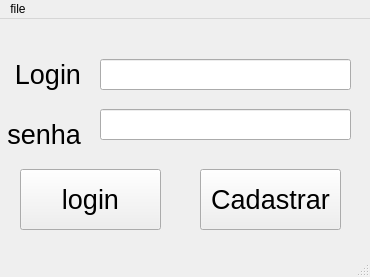
<?xml version="1.0" encoding="UTF-8"?>
<ui version="4.0">
 <class>MainWindow</class>
 <widget class="QMainWindow" name="MainWindow">
  <property name="geometry">
   <rect>
    <x>0</x>
    <y>0</y>
    <width>370</width>
    <height>277</height>
   </rect>
  </property>
  <property name="font">
   <font>
    <weight>50</weight>
    <bold>false</bold>
    <underline>false</underline>
   </font>
  </property>
  <property name="windowTitle">
   <string>MainWindow</string>
  </property>
  <property name="autoFillBackground">
   <bool>false</bool>
  </property>
  <widget class="QWidget" name="centralwidget">
   <widget class="QLabel" name="label_login">
    <property name="geometry">
     <rect>
      <x>0</x>
      <y>30</y>
      <width>81</width>
      <height>51</height>
     </rect>
    </property>
    <property name="font">
     <font>
      <pointsize>20</pointsize>
     </font>
    </property>
    <property name="text">
     <string>Login</string>
    </property>
    <property name="alignment">
     <set>Qt::AlignRight|Qt::AlignTrailing|Qt::AlignVCenter</set>
    </property>
   </widget>
   <widget class="QLabel" name="label_senha">
    <property name="geometry">
     <rect>
      <x>0</x>
      <y>90</y>
      <width>81</width>
      <height>51</height>
     </rect>
    </property>
    <property name="font">
     <font>
      <pointsize>20</pointsize>
     </font>
    </property>
    <property name="text">
     <string>senha</string>
    </property>
    <property name="alignment">
     <set>Qt::AlignRight|Qt::AlignTrailing|Qt::AlignVCenter</set>
    </property>
   </widget>
   <widget class="QLineEdit" name="entry_login">
    <property name="geometry">
     <rect>
      <x>100</x>
      <y>40</y>
      <width>251</width>
      <height>31</height>
     </rect>
    </property>
    <property name="font">
     <font>
      <pointsize>20</pointsize>
     </font>
    </property>
   </widget>
   <widget class="QLineEdit" name="entry_senha">
    <property name="geometry">
     <rect>
      <x>100</x>
      <y>90</y>
      <width>251</width>
      <height>31</height>
     </rect>
    </property>
    <property name="font">
     <font>
      <pointsize>20</pointsize>
     </font>
    </property>
    <property name="inputMask">
     <string/>
    </property>
    <property name="text">
     <string/>
    </property>
    <property name="frame">
     <bool>true</bool>
    </property>
    <property name="echoMode">
     <enum>QLineEdit::Password</enum>
    </property>
    <property name="clearButtonEnabled">
     <bool>false</bool>
    </property>
   </widget>
   <widget class="QPushButton" name="botao_login">
    <property name="geometry">
     <rect>
      <x>20</x>
      <y>150</y>
      <width>141</width>
      <height>61</height>
     </rect>
    </property>
    <property name="font">
     <font>
      <pointsize>20</pointsize>
     </font>
    </property>
    <property name="text">
     <string>login</string>
    </property>
   </widget>
   <widget class="QPushButton" name="botao_cadastro">
    <property name="geometry">
     <rect>
      <x>200</x>
      <y>150</y>
      <width>141</width>
      <height>61</height>
     </rect>
    </property>
    <property name="font">
     <font>
      <pointsize>20</pointsize>
     </font>
    </property>
    <property name="text">
     <string>Cadastrar</string>
    </property>
   </widget>
  </widget>
  <widget class="QMenuBar" name="menubar">
   <property name="geometry">
    <rect>
     <x>0</x>
     <y>0</y>
     <width>370</width>
     <height>21</height>
    </rect>
   </property>
   <widget class="QMenu" name="menufile">
    <property name="title">
     <string>file</string>
    </property>
   </widget>
   <addaction name="menufile"/>
  </widget>
  <widget class="QStatusBar" name="statusbar"/>
 </widget>
 <resources/>
 <connections/>
</ui>
